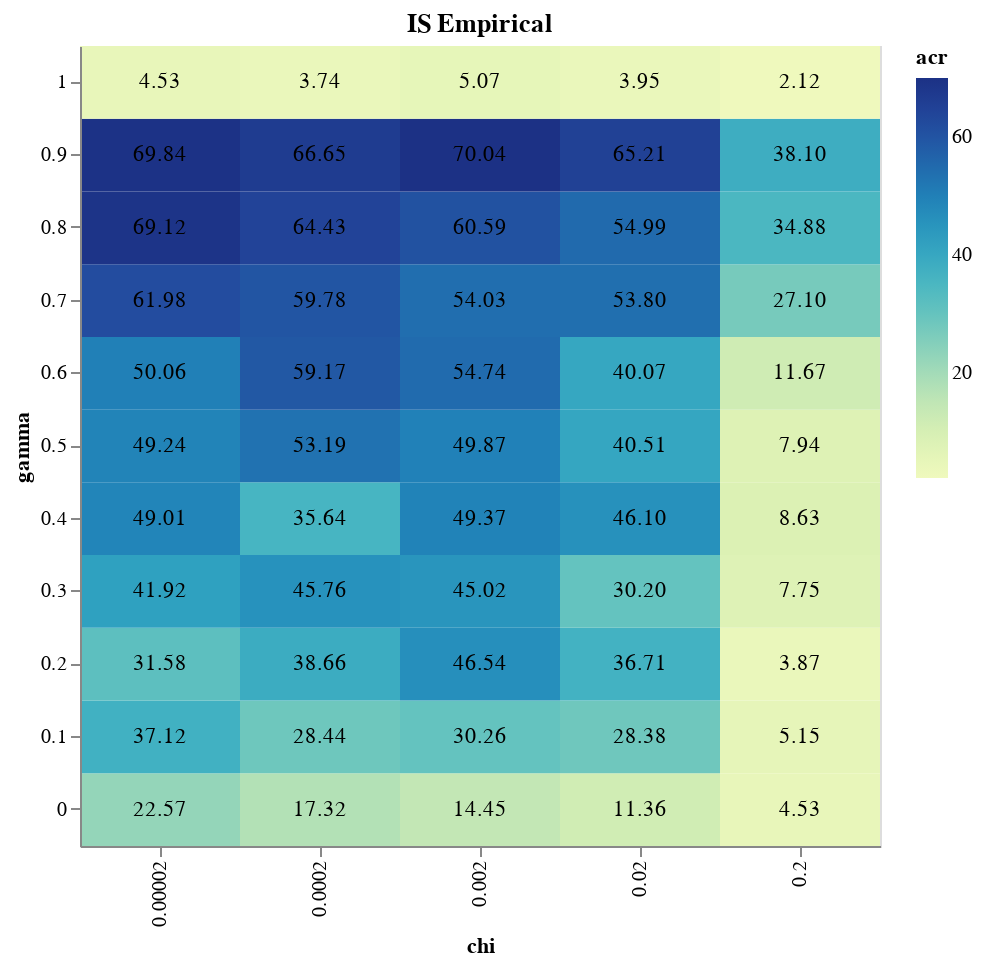

The notebook cell saved with this chart:
### Code cell
heatmap + text

### Figure 1 — Vega-Lite specification as saved in the notebook (floating-point values rounded to 4 significant figures)
{"config": {"view": {"continuousWidth": 400, "continuousHeight": 300}}, "layer": [{"mark": "rect", "encoding": {"color": {"field": "acr", "type": "quantitative"}, "x": {"field": "chi", "type": "ordinal"}, "y": {"field": "gamma", "sort": {"field": "gamma", "order": "descending"}, "type": "ordinal"}}, "height": 400, "title": "IS Empirical", "width": 400}, {"mark": "text", "encoding": {"color": {"value": "black"}, "text": {"field": "acr", "format": ".2f", "type": "quantitative"}, "x": {"field": "chi", "type": "ordinal"}, "y": {"field": "gamma", "sort": {"field": "gamma", "order": "descending"}, "type": "ordinal"}}, "height": 400, "title": "IS Empirical", "width": 400}], "data": {"name": "data-109996d988e0c7c8e40ae99cfe90ffca"}, "$schema": "https://vega.github.io/schema/vega-lite/v4.17.0.json", "datasets": {"data-109996d988e0c7c8e40ae99cfe90ffca": [{"gamma": 0.0, "chi": 2e-05, "acr": 22.57, "g_reps": 0.2936, "nice_eps": 0.53, "AllD": 0.6648, "pDisc": 0.3152, "Disc": 0.0084, "AllC": 0.0116}, {"gamma": 0.0, "chi": 0.0002, "acr": 17.32, "g_reps": 0.1716, "nice_eps": 0.5552, "AllD": 0.792, "pDisc": 0.1588, "Disc": 0.0196, "AllC": 0.0296}, {"gamma": 0.0, "chi": 0.002, "acr": 14.45, "g_reps": 0.114, "nice_eps": 0.4688, "AllD": 0.8264, "pDisc": 0.1236, "Disc": 0.0328, "AllC": 0.0172}, {"gamma": 0.0, "chi": 0.02, "acr": 11.36, "g_reps": 0.1312, "nice_eps": 0.4656, "AllD": 0.828, "pDisc": 0.0768, "Disc": 0.0228, "AllC": 0.0724}, {"gamma": 0.0, "chi": 0.2, "acr": 4.528, "g_reps": 0.0608, "nice_eps": 0.4344, "AllD": 0.9364, "pDisc": 0.0192, "Disc": 0.0008, "AllC": 0.0436}, {"gamma": 0.1, "chi": 2e-05, "acr": 37.12, "g_reps": 0.5176, "nice_eps": 0.7224, "AllD": 0.4544, "pDisc": 0.5184, "Disc": 0.0076, "AllC": 0.0196}, {"gamma": 0.1, "chi": 0.0002, "acr": 28.44, "g_reps": 0.3292, "nice_eps": 0.6404, "AllD": 0.6484, "pDisc": 0.3056, "Disc": 0.0084, "AllC": 0.0376}, {"gamma": 0.1, "chi": 0.002, "acr": 30.26, "g_reps": 0.3416, "nice_eps": 0.5388, "AllD": 0.6496, "pDisc": 0.3148, "Disc": 0.0028, "AllC": 0.0328}, {"gamma": 0.1, "chi": 0.02, "acr": 28.38, "g_reps": 0.2684, "nice_eps": 0.6448, "AllD": 0.6712, "pDisc": 0.24, "Disc": 0.0288, "AllC": 0.06}, {"gamma": 0.1, "chi": 0.2, "acr": 5.146, "g_reps": 0.0456, "nice_eps": 0.51, "AllD": 0.9516, "pDisc": 0.046, "Disc": 0.0012, "AllC": 0.0012}, {"gamma": 0.2, "chi": 2e-05, "acr": 31.58, "g_reps": 0.4748, "nice_eps": 0.7672, "AllD": 0.4808, "pDisc": 0.4472, "Disc": 0.0372, "AllC": 0.0348}, {"gamma": 0.2, "chi": 0.0002, "acr": 38.66, "g_reps": 0.4652, "nice_eps": 0.732, "AllD": 0.4904, "pDisc": 0.4332, "Disc": 0.0164, "AllC": 0.06}, {"gamma": 0.2, "chi": 0.002, "acr": 46.54, "g_reps": 0.5568, "nice_eps": 0.7388, "AllD": 0.418, "pDisc": 0.5056, "Disc": 0.0284, "AllC": 0.048}, {"gamma": 0.2, "chi": 0.02, "acr": 36.71, "g_reps": 0.3952, "nice_eps": 0.674, "AllD": 0.5932, "pDisc": 0.306, "Disc": 0.0, "AllC": 0.1008}, {"gamma": 0.2, "chi": 0.2, "acr": 3.868, "g_reps": 0.0448, "nice_eps": 0.512, "AllD": 0.918, "pDisc": 0.0596, "Disc": 0.0096, "AllC": 0.0128}, {"gamma": 0.3, "chi": 2e-05, "acr": 41.92, "g_reps": 0.4824, "nice_eps": 0.6896, "AllD": 0.4772, "pDisc": 0.422, "Disc": 0.038, "AllC": 0.0628}, {"gamma": 0.3, "chi": 0.0002, "acr": 45.76, "g_reps": 0.444, "nice_eps": 0.7412, "AllD": 0.5276, "pDisc": 0.4084, "Disc": 0.03, "AllC": 0.034}, {"gamma": 0.3, "chi": 0.002, "acr": 45.02, "g_reps": 0.5396, "nice_eps": 0.6704, "AllD": 0.4528, "pDisc": 0.476, "Disc": 0.0028, "AllC": 0.0684}, {"gamma": 0.3, "chi": 0.02, "acr": 30.2, "g_reps": 0.3108, "nice_eps": 0.6288, "AllD": 0.6264, "pDisc": 0.3132, "Disc": 0.0236, "AllC": 0.0368}, {"gamma": 0.3, "chi": 0.2, "acr": 7.747, "g_reps": 0.1116, "nice_eps": 0.6116, "AllD": 0.8404, "pDisc": 0.0836, "Disc": 0.0336, "AllC": 0.0424}, {"gamma": 0.4, "chi": 2e-05, "acr": 49.01, "g_reps": 0.5216, "nice_eps": 0.702, "AllD": 0.472, "pDisc": 0.4712, "Disc": 0.0012, "AllC": 0.0556}, {"gamma": 0.4, "chi": 0.0002, "acr": 35.64, "g_reps": 0.4912, "nice_eps": 0.7768, "AllD": 0.4844, "pDisc": 0.4572, "Disc": 0.03, "AllC": 0.0284}, {"gamma": 0.4, "chi": 0.002, "acr": 49.37, "g_reps": 0.5316, "nice_eps": 0.744, "AllD": 0.4448, "pDisc": 0.5024, "Disc": 0.0312, "AllC": 0.0216}, {"gamma": 0.4, "chi": 0.02, "acr": 46.1, "g_reps": 0.4244, "nice_eps": 0.662, "AllD": 0.5276, "pDisc": 0.41, "Disc": 0.0224, "AllC": 0.04}, {"gamma": 0.4, "chi": 0.2, "acr": 8.631, "g_reps": 0.1028, "nice_eps": 0.3892, "AllD": 0.896, "pDisc": 0.0652, "Disc": 0.0012, "AllC": 0.0376}, {"gamma": 0.5, "chi": 2e-05, "acr": 49.24, "g_reps": 0.6428, "nice_eps": 0.7924, "AllD": 0.3532, "pDisc": 0.5928, "Disc": 0.0004, "AllC": 0.0536}, {"gamma": 0.5, "chi": 0.0002, "acr": 53.19, "g_reps": 0.6596, "nice_eps": 0.7628, "AllD": 0.3388, "pDisc": 0.614, "Disc": 0.0004, "AllC": 0.0468}, {"gamma": 0.5, "chi": 0.002, "acr": 49.87, "g_reps": 0.6152, "nice_eps": 0.8212, "AllD": 0.3764, "pDisc": 0.5556, "Disc": 0.0004, "AllC": 0.0676}, {"gamma": 0.5, "chi": 0.02, "acr": 40.51, "g_reps": 0.538, "nice_eps": 0.7396, "AllD": 0.4432, "pDisc": 0.4924, "Disc": 0.0036, "AllC": 0.0608}, {"gamma": 0.5, "chi": 0.2, "acr": 7.935, "g_reps": 0.1388, "nice_eps": 0.5208, "AllD": 0.8468, "pDisc": 0.0888, "Disc": 0.0216, "AllC": 0.0428}, {"gamma": 0.6, "chi": 2e-05, "acr": 50.06, "g_reps": 0.5348, "nice_eps": 0.7404, "AllD": 0.4552, "pDisc": 0.5032, "Disc": 0.0244, "AllC": 0.0172}, {"gamma": 0.6, "chi": 0.0002, "acr": 59.17, "g_reps": 0.712, "nice_eps": 0.8356, "AllD": 0.2828, "pDisc": 0.6344, "Disc": 0.0208, "AllC": 0.062}, {"gamma": 0.6, "chi": 0.002, "acr": 54.74, "g_reps": 0.6232, "nice_eps": 0.878, "AllD": 0.3752, "pDisc": 0.584, "Disc": 0.0004, "AllC": 0.0404}, {"gamma": 0.6, "chi": 0.02, "acr": 40.07, "g_reps": 0.466, "nice_eps": 0.6736, "AllD": 0.5224, "pDisc": 0.4148, "Disc": 0.024, "AllC": 0.0388}, {"gamma": 0.6, "chi": 0.2, "acr": 11.67, "g_reps": 0.1148, "nice_eps": 0.6588, "AllD": 0.886, "pDisc": 0.102, "Disc": 0.0004, "AllC": 0.0116}, {"gamma": 0.7, "chi": 2e-05, "acr": 61.98, "g_reps": 0.7052, "nice_eps": 0.786, "AllD": 0.2712, "pDisc": 0.6632, "Disc": 0.0276, "AllC": 0.038}, {"gamma": 0.7, "chi": 0.0002, "acr": 59.78, "g_reps": 0.74, "nice_eps": 0.8572, "AllD": 0.2604, "pDisc": 0.6668, "Disc": 0.0012, "AllC": 0.0716}, {"gamma": 0.7, "chi": 0.002, "acr": 54.03, "g_reps": 0.66, "nice_eps": 0.8004, "AllD": 0.34, "pDisc": 0.6388, "Disc": 0.0004, "AllC": 0.0208}, {"gamma": 0.7, "chi": 0.02, "acr": 53.8, "g_reps": 0.6512, "nice_eps": 0.7512, "AllD": 0.328, "pDisc": 0.5812, "Disc": 0.0072, "AllC": 0.0836}, {"gamma": 0.7, "chi": 0.2, "acr": 27.1, "g_reps": 0.3264, "nice_eps": 0.7468, "AllD": 0.672, "pDisc": 0.3092, "Disc": 0.0008, "AllC": 0.018}, {"gamma": 0.8, "chi": 2e-05, "acr": 69.12, "g_reps": 0.722, "nice_eps": 0.8644, "AllD": 0.26, "pDisc": 0.656, "Disc": 0.0076, "AllC": 0.0764}, {"gamma": 0.8, "chi": 0.0002, "acr": 64.43, "g_reps": 0.7992, "nice_eps": 0.8604, "AllD": 0.1904, "pDisc": 0.7636, "Disc": 0.0012, "AllC": 0.0448}, {"gamma": 0.8, "chi": 0.002, "acr": 60.59, "g_reps": 0.7824, "nice_eps": 0.8192, "AllD": 0.214, "pDisc": 0.7048, "Disc": 0.0012, "AllC": 0.08}, {"gamma": 0.8, "chi": 0.02, "acr": 54.99, "g_reps": 0.6144, "nice_eps": 0.8228, "AllD": 0.3684, "pDisc": 0.6124, "Disc": 0.0148, "AllC": 0.0044}, {"gamma": 0.8, "chi": 0.2, "acr": 34.88, "g_reps": 0.678, "nice_eps": 0.7616, "AllD": 0.3168, "pDisc": 0.6636, "Disc": 0.0016, "AllC": 0.018}, {"gamma": 0.9, "chi": 2e-05, "acr": 69.84, "g_reps": 0.8008, "nice_eps": 0.8552, "AllD": 0.1784, "pDisc": 0.762, "Disc": 0.0088, "AllC": 0.0508}, {"gamma": 0.9, "chi": 0.0002, "acr": 66.65, "g_reps": 0.714, "nice_eps": 0.8344, "AllD": 0.282, "pDisc": 0.6976, "Disc": 0.0024, "AllC": 0.018}, {"gamma": 0.9, "chi": 0.002, "acr": 70.04, "g_reps": 0.8432, "nice_eps": 0.8888, "AllD": 0.1548, "pDisc": 0.7988, "Disc": 0.0076, "AllC": 0.0388}, {"gamma": 0.9, "chi": 0.02, "acr": 65.21, "g_reps": 0.8016, "nice_eps": 0.8392, "AllD": 0.1796, "pDisc": 0.76, "Disc": 0.0176, "AllC": 0.0428}, {"gamma": 0.9, "chi": 0.2, "acr": 38.1, "g_reps": 0.64, "nice_eps": 0.83, "AllD": 0.3588, "pDisc": 0.6308, "Disc": 0.006, "AllC": 0.0044}, {"gamma": 1.0, "chi": 2e-05, "acr": 4.531, "g_reps": 0.6824, "nice_eps": 0.7656, "AllD": 0.9376, "pDisc": 0.0288, "Disc": 0.0304, "AllC": 0.0032}, {"gamma": 1.0, "chi": 0.0002, "acr": 3.744, "g_reps": 0.8248, "nice_eps": 0.9016, "AllD": 0.936, "pDisc": 0.0416, "Disc": 0.0024, "AllC": 0.02}, {"gamma": 1.0, "chi": 0.002, "acr": 5.069, "g_reps": 0.8184, "nice_eps": 0.8932, "AllD": 0.9412, "pDisc": 0.0256, "Disc": 0.0308, "AllC": 0.0024}, {"gamma": 1.0, "chi": 0.02, "acr": 3.948, "g_reps": 0.7312, "nice_eps": 0.8156, "AllD": 0.962, "pDisc": 0.0272, "Disc": 0.0108, "AllC": 0.0}, {"gamma": 1.0, "chi": 0.2, "acr": 2.12, "g_reps": 0.6936, "nice_eps": 0.7564, "AllD": 0.9556, "pDisc": 0.04, "Disc": 0.0036, "AllC": 0.0008}]}}
